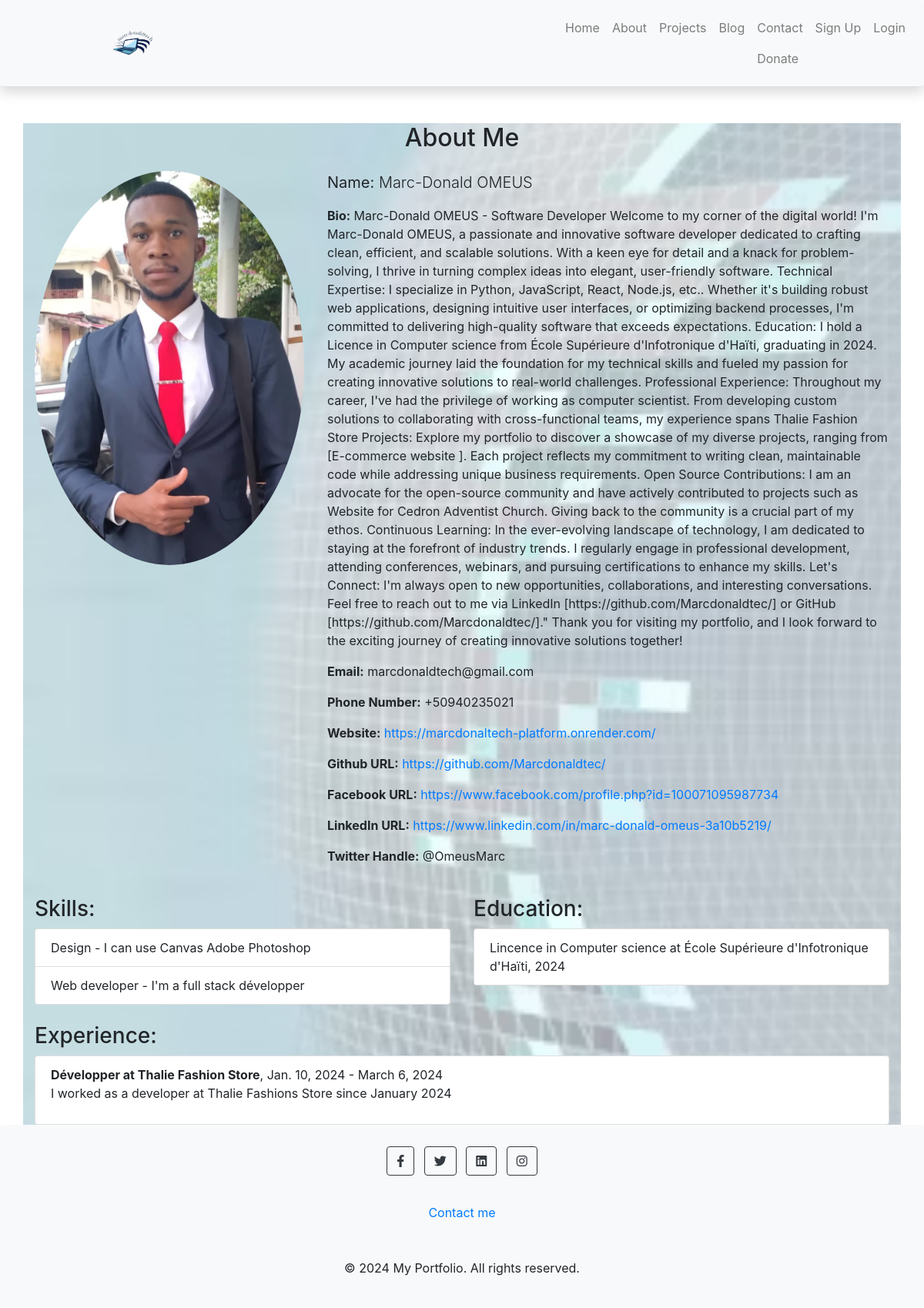
The page /about_me/ on the database as committed earlier.
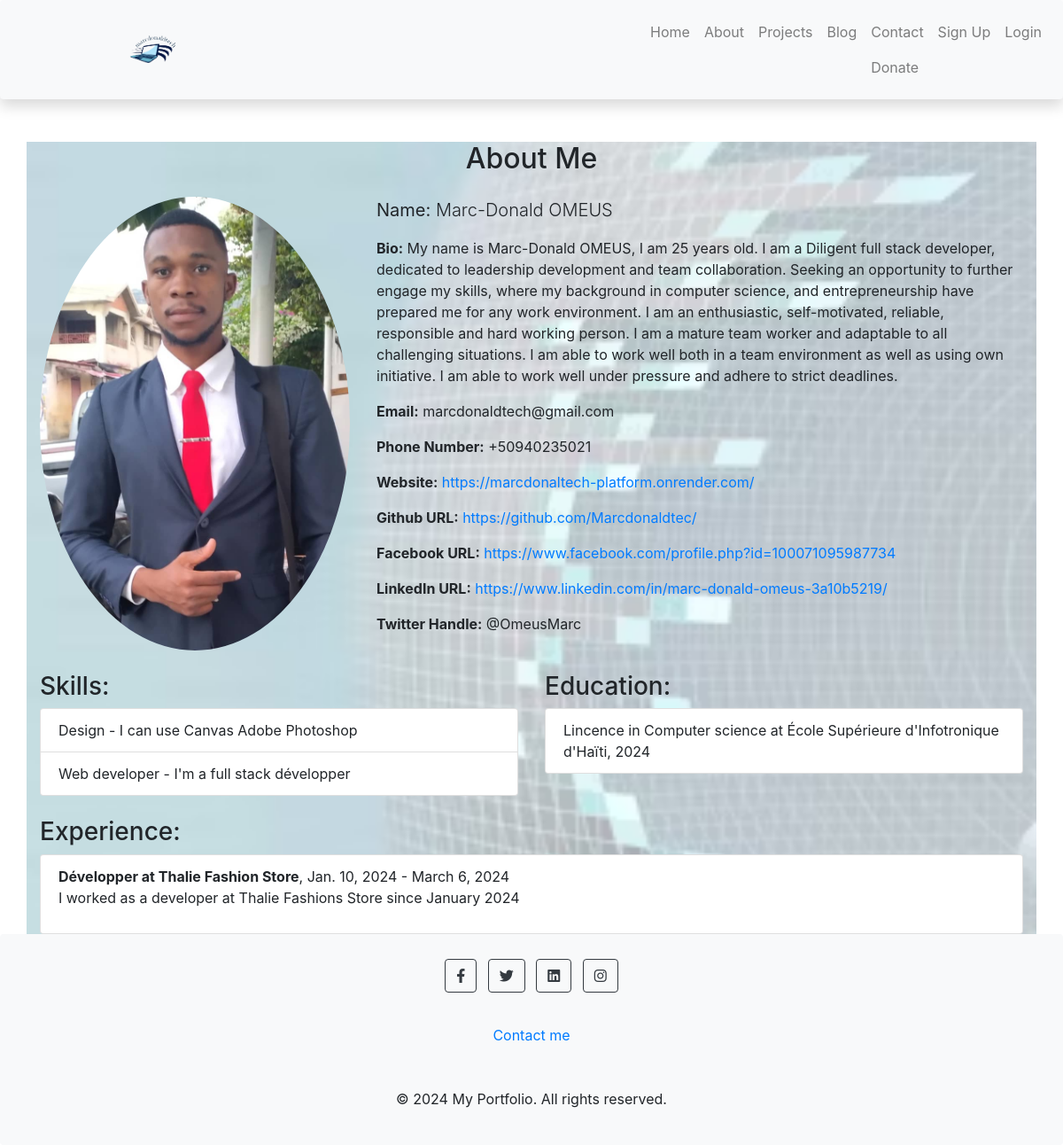
The same page on the database as committed later.
### portfolio/models.py (models this page shows, shortened)
class Profile(models.Model):
    user = models.OneToOneField(User, on_delete=models.CASCADE)
    first_name = models.CharField(max_length=50)
    last_name = models.CharField(max_length=50)
    bio = models.TextField()
    skills = models.ManyToManyField(Skill)
    education = models.ManyToManyField(Education)
    experience = models.ManyToManyField(Experience)
    email = models.EmailField()
    phone_number = models.CharField(max_length=20, blank=True, null=True)
    website = models.URLField(blank=True, null=True)
    github_url = models.URLField(blank=True, null=True)
    facebook_url = models.URLField(blank=True, null=True)
    github_url = models.URLField(blank=True, null=True)
    linkedin_url = models.URLField(blank=True, null=True)
    twitter_handle = models.CharField(max_length=50, blank=True, null=True)
    photo = models.ImageField(upload_to='profile_photos/', blank=True, null=True)

### portfolio/views.py (the view)
# urls.py: path('about_me/', views.about_me, name='about_me'),
def about_me(request):
    profile = Profile.objects.first()
    return render(request, 'portfolio/about_me.html', {'profile': profile})

### portfolio/templates/portfolio/about_me.html (shortened to what this page needs)
{% extends 'portfolio/base.html' %}
{% block content %}
  <div class="container animated">
    <h2 class="mt-4 mb-4 text-center">About Me</h2>
    <div class="row">
      <div class="col-md-4">
        <img src="{{ profile.photo.url }}" alt="{{ profile.first_name }} {{ profile.last_name }}" class="img-fluid rounded-circle">
      </div>
      <div class="col-md-8">
        <p class="lead"><strong>Name:</strong> {{ profile.first_name }} {{ profile.last_name }}</p>
        <p><strong>Bio:</strong> {{ profile.bio }}</p>
        <p><strong>Email:</strong> {{ profile.email }}</p>
        <p><strong>Phone Number:</strong> {{ profile.phone_number }}</p>
        <p><strong>Website:</strong> <a href="{{ profile.website }}" target="_blank">{{ profile.website }}</a></p>
        <p><strong>Github URL:</strong> <a href="{{ profile.github_url }}" target="_blank">{{ profile.github_url }}</a></p>
        <p><strong>Facebook URL:</strong> <a href="{{ profile.facebook_url }}" target="_blank">{{ profile.facebook_url }}</a></p>
        <p><strong>LinkedIn URL:</strong> <a href="{{ profile.linkedin_url }}" target="_blank">{{ profile.linkedin_url }}</a></p>
        <p><strong>Twitter Handle:</strong> {{ profile.twitter_handle }}</p>
      </div>
    </div>
    <div class="row mt-4">
      <div class="col-md-6">
        <h3>Skills:</h3>
        <ul class="list-group">
          {% for skill in profile.skills.all %}
            <li class="list-group-item">{{ skill.name }} - {{ skill.description }}</li>
          {% endfor %}
        </ul>
      </div>
      <div class="col-md-6">
        <h3>Education:</h3>
        <ul class="list-group">
          {% for education in profile.education.all %}
            <li class="list-group-item">{{ education.degree }} in {{ education.field_of_study }} at {{ education.institution }}, {{ education.graduation_year }}</li>
          {% endfor %}
        </ul>
      </div>
    </div>
    <div class="row mt-4">
      <div class="col-md-12">
        <h3>Experience:</h3>
        <ul class="list-group">
          {% for experience in profile.experience.all %}
            <li class="list-group-item">
              <strong>{{ experience.job_title }} at {{ experience.company }}</strong>,
              {{ experience.start_date }} - {{ experience.end_date|default:"Present" }}
              <p>{{ experience.description }}</p>
            </li>
          {% endfor %}
        </ul>
      </div>
    </div>
  </div>
{% endblock %}

Rows that differ between the two databases and show on the page:
changed Profile "Marc-Donald": bio "Marc-Donald OMEUS - Software Developer Welcome to my corner of the digital world! I'm Marc-Donald OMEUS, a passionate and innovative software developer dedicated to crafting clean, efficient, and scalable solutions. With a keen eye for detail and a knack for problem-solving, I thrive in turning complex ideas into elegant, user-friendly software. Technical Expertise: I specialize in Python, JavaScript, React, Node.js, etc.. Whether it's building robust web applications, designing intuitive user interfaces, or optimizing backend processes, I'm committed to delivering high-quality software that exceeds expectations. Education: I hold a Licence in Computer science from École Supérieure…" → "My name is Marc-Donald OMEUS, I am 25 years old. I am a Diligent full stack developer, dedicated to leadership development and team collaboration. Seeking an opportunity to further engage my skills, where my background in computer science, and entrepreneurship have prepared me for any work environment. I am an enthusiastic, self-motivated, reliable, responsible and hard working person. I am a mature team worker and adaptable to all challenging situations. I am able to work well both in a team environment as well as using own initiative. I am able to work well under pressure and adhere to strict deadlines."
